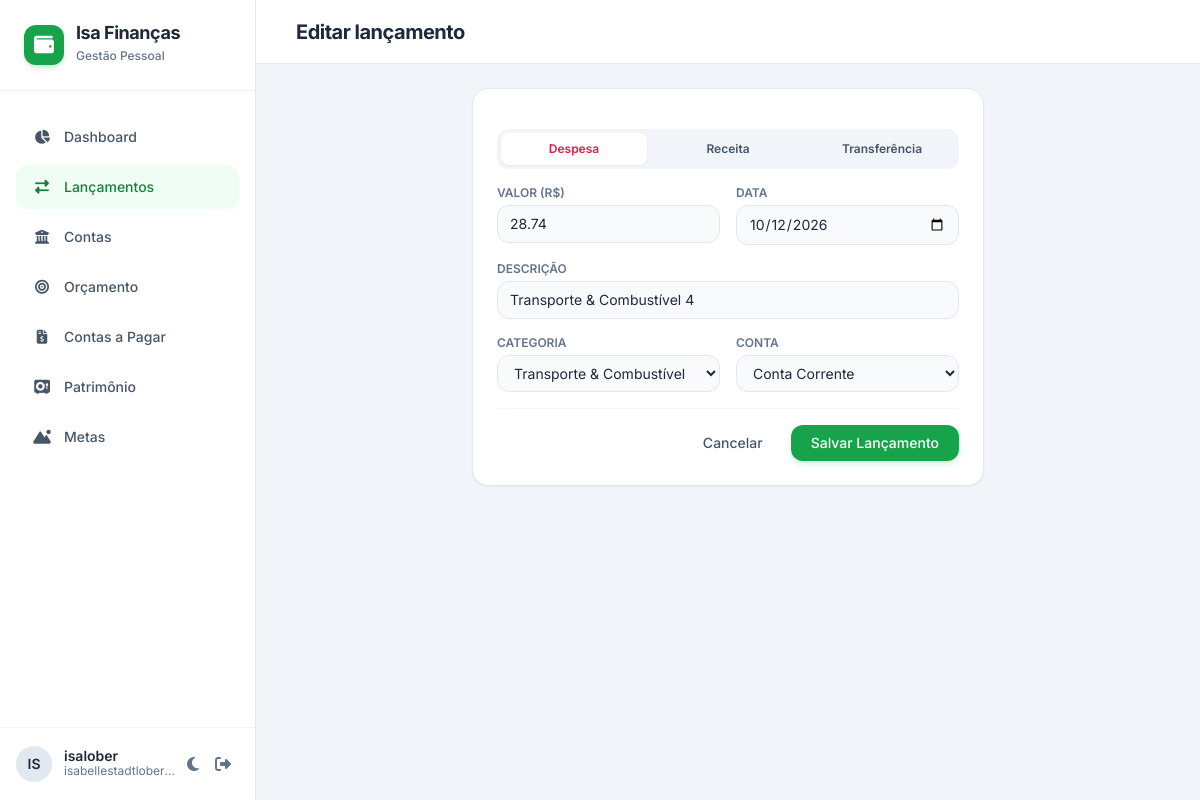
Page /lancamentos/370/editar/ (signed in) on the committed database.
### apps/lancamentos/models.py (models this page shows, shortened)
class Lancamento(models.Model):
    class Tipo(models.TextChoices):
        RECEITA = "receita", "Receita"
        DESPESA = "despesa", "Despesa"
        TRANSFERENCIA = "transferencia", "Transferência"
    tipo = models.CharField(max_length=15, choices=Tipo.choices)
    valor = models.DecimalField(
        max_digits=14, decimal_places=2, validators=[MinValueValidator(Decimal("0.01"))]
    )
    data = models.DateField(default=date.today)
    descricao = models.CharField(max_length=255, blank=True)
    conta = models.ForeignKey("contas.Conta", on_delete=models.PROTECT, related_name="lancamentos")
    conta_destino = models.ForeignKey(
        "contas.Conta",
        null=True,
        blank=True,
        on_delete=models.PROTECT,
        related_name="transferencias_recebidas",
    )
    categoria = models.ForeignKey(Categoria, null=True, blank=True, on_delete=models.PROTECT)
    class Meta:
        ordering = ["-data", "-id"]
        indexes = [
            models.Index(fields=["data"], name="idx_lanc_data"),
            models.Index(fields=["categoria", "data"], name="idx_lanc_cat_data"),
        ]
        constraints = [
            models.CheckConstraint(condition=models.Q(valor__gt=0), name="ck_lanc_valor_positivo")
        ]

### apps/lancamentos/views.py (the view)
# urls.py: path("<int:pk>/editar/", views.editar, name="editar"),
@login_required
def editar(request, pk):
    obj = get_object_or_404(Lancamento, pk=pk)
    form = LancamentoForm(request.POST or None, instance=obj)
    if request.method == "POST" and form.is_valid():
        form.save()
        messages.success(request, "Lançamento atualizado.")
        return redirect("lancamentos:lista")
    return render(
        request,
        "lancamentos/form.html",
        {"form": form, "titulo": "Editar lançamento", "categorias_json": _categorias_json()},
    )

### apps/lancamentos/forms.py (shortened to what this page needs)
class LancamentoForm(forms.ModelForm):
    class Meta:
        model = Lancamento
        fields = ["tipo", "valor", "data", "descricao", "conta", "conta_destino", "categoria"]
        widgets = {"data": forms.DateInput(attrs={"type": "date"}, format="%Y-%m-%d")}
    def __init__(self, *args, **kwargs):
        super().__init__(*args, **kwargs)
        self.fields["data"].input_formats = FORMATOS_DATA
        self.fields["conta"].queryset = Conta.objects.filter(ativa=True)
        self.fields["conta_destino"].queryset = Conta.objects.filter(ativa=True)
        self.fields["conta"].label = "Conta"
        self.fields["conta_destino"].label = "Conta de destino"
        self.fields["valor"].widget.attrs["placeholder"] = "0,00"
        self.fields["descricao"].widget.attrs["placeholder"] = "Ex: Supermercado Extra"
        estilizar(self)

### apps/contas/models.py (called while the page is built)
    def __str__(self):
        return self.nome

### apps/lancamentos/forms.py (called while the page is built)
def estilizar(form):
    for campo in form.fields.values():
        campo.widget.attrs["class"] = CLASSE_CAMPO

### apps/lancamentos/models.py (called while the page is built)
    def __str__(self):
        return self.nome

### apps/lancamentos/views.py (called while the page is built)
def _categorias_json():
    return [{"id": c.pk, "nome": c.nome, "tipo": c.tipo} for c in Categoria.objects.all()]

### templates/lancamentos/form.html (shortened to what this page needs)
{% extends "base.html" %}
{% block h1 %}{{ titulo }}{% endblock %}
{% block content %}
<form method="post" class="max-w-lg mx-auto bg-white dark:bg-slate-800 rounded-2xl border border-slate-200 dark:border-slate-700 shadow-sm p-6 space-y-4">
  <div class="grid grid-cols-3 gap-2 p-1 bg-slate-100 dark:bg-slate-900 rounded-xl">
    <button type="button" data-tipo="despesa">Despesa</button>
    <button type="button" data-tipo="receita">Receita</button>
    <button type="button" data-tipo="transferencia">Transferência</button>
  </div>
  <div class="grid grid-cols-1 sm:grid-cols-2 gap-4">
    {% include "partials/campo.html" with campo=form.valor rotulo="Valor (R$)" %}
    {% include "partials/campo.html" with campo=form.data rotulo="Data" %}
  </div>
  {% include "partials/campo.html" with campo=form.descricao rotulo="Descrição" %}
  <div class="grid grid-cols-1 sm:grid-cols-2 gap-4">
    {% include "partials/campo.html" with campo=form.categoria rotulo="Categoria" %}
    {% include "partials/campo.html" with campo=form.conta rotulo="Conta" %}
  </div>
  <div class="flex justify-end space-x-3 pt-4 border-t border-slate-100 dark:border-slate-700/50">
    <a href="{% url 'lancamentos:lista' %}" class="px-4 py-2 rounded-xl text-sm font-medium text-slate-600 dark:text-slate-400 hover:bg-slate-100 dark:hover:bg-slate-700 transition-colors">Cancelar</a>
    <button type="submit" class="px-5 py-2 rounded-xl text-sm font-medium bg-brand-600 hover:bg-brand-700 text-white shadow-md shadow-brand-500/20 transition-colors">Salvar Lançamento</button>
  </div>
</form>
{% endblock %}

### templates/base.html (shortened to what this page needs)
<!DOCTYPE html>
<html lang="pt-BR" class="h-full">
<head>
  {% include "partials/head.html" %}
</head>
<body class="h-full bg-slate-100 dark:bg-slate-900 text-slate-800 dark:text-slate-100 transition-colors duration-200 flex flex-col overflow-hidden">
<div class="flex h-full w-full overflow-hidden">
  <aside id="sidebar" class="w-64 bg-white dark:bg-slate-800 border-r border-slate-200 dark:border-slate-700 flex flex-col z-20 transition-transform duration-300 -translate-x-full md:translate-x-0 absolute md:relative h-full">
    <div class="p-6 border-b border-slate-100 dark:border-slate-700/50 flex items-center justify-between">
      <div class="flex items-center space-x-3">
        <div class="w-10 h-10 rounded-xl bg-brand-600 text-white flex items-center justify-center font-bold text-xl shadow-md shadow-brand-500/20">
          <i class="fa-solid fa-wallet"></i>
        </div>
        <div>
          <h1 class="font-bold text-lg tracking-tight leading-none">Isa Finanças</h1>
          <span class="text-xs text-slate-500 dark:text-slate-400 font-medium">Gestão Pessoal</span>
        </div>
      </div>
    </div>
    <nav class="flex-1 px-4 py-6 space-y-1.5 overflow-y-auto custom-scrollbar">
      <a href="{% url 'dashboard' %}"
         class="flex items-center space-x-3 px-4 py-3 rounded-xl text-sm font-medium transition-colors {% if request.resolver_match.url_name == 'dashboard' %}bg-brand-50 text-brand-700 dark:bg-brand-950/40 dark:text-brand-400{% else %}text-slate-600 dark:text-slate-400 hover:bg-slate-50 dark:hover:bg-slate-700/50{% endif %}">
        <i class="fa-solid fa-chart-pie w-5 text-center"></i><span>Dashboard</span>
      </a>
      <a href="{% url 'lancamentos:lista' %}"
         class="flex items-center space-x-3 px-4 py-3 rounded-xl text-sm font-medium transition-colors {% if request.resolver_match.app_name == 'lancamentos' %}bg-brand-50 text-brand-700 dark:bg-brand-950/40 dark:text-brand-400{% else %}text-slate-600 dark:text-slate-400 hover:bg-slate-50 dark:hover:bg-slate-700/50{% endif %}">
        <i class="fa-solid fa-right-left w-5 text-center"></i><span>Lançamentos</span>
      </a>
      <a href="{% url 'contas:lista' %}"
         class="flex items-center space-x-3 px-4 py-3 rounded-xl text-sm font-medium transition-colors {% if request.resolver_match.app_name == 'contas' %}bg-brand-50 text-brand-700 dark:bg-brand-950/40 dark:text-brand-400{% else %}text-slate-600 dark:text-slate-400 hover:bg-slate-50 dark:hover:bg-slate-700/50{% endif %}">
        <i class="fa-solid fa-building-columns w-5 text-center"></i><span>Contas</span>
      </a>
      <a href="{% url 'orcamento:lista' %}"
         class="flex items-center space-x-3 px-4 py-3 rounded-xl text-sm font-medium transition-colors {% if request.resolver_match.app_name == 'orcamento' %}bg-brand-50 text-brand-700 dark:bg-brand-950/40 dark:text-brand-400{% else %}text-slate-600 dark:text-slate-400 hover:bg-slate-50 dark:hover:bg-slate-700/50{% endif %}">
        <i class="fa-solid fa-bullseye w-5 text-center"></i><span>Orçamento</span>
      </a>
      <a href="{% url 'pagar:lista' %}"
         class="flex items-center space-x-3 px-4 py-3 rounded-xl text-sm font-medium transition-colors {% if request.resolver_match.app_name == 'pagar' %}bg-brand-50 text-brand-700 dark:bg-brand-950/40 dark:text-brand-400{% else %}text-slate-600 dark:text-slate-400 hover:bg-slate-50 dark:hover:bg-slate-700/50{% endif %}">
        <i class="fa-solid fa-file-invoice-dollar w-5 text-center"></i><span>Contas a Pagar</span>
      </a>
      <a href="{% url 'patrimonio:index' %}"
         class="flex items-center space-x-3 px-4 py-3 rounded-xl text-sm font-medium transition-colors {% if request.resolver_match.app_name == 'patrimonio' %}bg-brand-50 text-brand-700 dark:bg-brand-950/40 dark:text-brand-400{% else %}text-slate-600 dark:text-slate-400 hover:bg-slate-50 dark:hover:bg-slate-700/50{% endif %}">
        <i class="fa-solid fa-vault w-5 text-center"></i><span>Patrimônio</span>
      </a>
      <a href="{% url 'metas:lista' %}"
         class="flex items-center space-x-3 px-4 py-3 rounded-xl text-sm font-medium transition-colors {% if request.resolver_match.app_name == 'metas' %}bg-brand-50 text-brand-700 dark:bg-brand-950/40 dark:text-brand-400{% else %}text-slate-600 dark:text-slate-400 hover:bg-slate-50 dark:hover:bg-slate-700/50{% endif %}">
        <i class="fa-solid fa-mountain-sun w-5 text-center"></i><span>Metas</span>
      </a>
    </nav>
    <div class="p-4 border-t border-slate-100 dark:border-slate-700/50 flex items-center justify-between">
      <div class="flex items-center space-x-3 min-w-0">
        <div class="w-9 h-9 shrink-0 rounded-full bg-slate-200 dark:bg-slate-700 flex items-center justify-center font-semibold text-sm">
          {{ request.user.username|slice:":2"|upper }}
        </div>
        <div class="min-w-0">
          <p class="text-sm font-semibold leading-none truncate">{{ request.user.get_full_name|default:request.user.username }}</p>
          <span class="text-xs text-slate-500 dark:text-slate-400 block truncate">{{ request.user.email|default:"sem e-mail" }}</span>
        </div>
      </div>
      <div class="flex items-center">
        <button onclick="toggleDarkMode()" class="p-2 rounded-lg text-slate-500 hover:bg-slate-100 dark:hover:bg-slate-700 transition-colors" title="Alternar tema">
          <i id="theme-icon" class="fa-solid fa-moon"></i>
        </button>
        <form method="post" action="{% url 'logout' %}">
          <button type="submit" class="p-2 rounded-lg text-slate-500 hover:bg-slate-100 dark:hover:bg-slate-700 transition-colors" title="Sair">
            <i class="fa-solid fa-right-from-bracket"></i>
          </button>
        </form>
      </div>
    </div>
  </aside>
  <main class="flex-1 flex flex-col h-full overflow-hidden relative">
    <header class="bg-white dark:bg-slate-800 border-b border-slate-200 dark:border-slate-700 h-16 px-6 flex items-center justify-between shrink-0 z-10">
      <div class="flex items-center space-x-4">
        <h2 class="text-xl font-bold tracking-tight">{% block h1 %}{% endblock %}</h2>
      </div>
    </header>
    <div class="flex-1 overflow-y-auto custom-scrollbar p-6 bg-slate-100 dark:bg-slate-900">
      {% block content %}{% endblock %}
    </div>
  </main>
</div>
</body>
</html>

### templates/partials/campo.html (shortened to what this page needs)
<div data-campo="{{ campo.name }}">
  <label for="{{ campo.id_for_label }}" class="block text-xs font-semibold text-slate-500 uppercase mb-1">{{ rotulo|default:campo.label }}</label>
  {{ campo }}
</div>

### templates/partials/head.html (style rules this page uses)
body { font-family: 'Inter', sans-serif; }

### rows in the picture
Lancamento: valor "28.74", data "10/12/2026", descricao "Transporte & Combustível 4", categoria "Transporte & Combustível", conta "Conta Corrente"

### other values in the picture
{{ request.user.username|slice:":2"|upper }} "IS"
{{ request.user.get_full_name|default:request.user.username }} "isalober"
{{ request.user.email|default:"sem e-mail" }} "isabellestadtlober…"
{{ titulo }} "Editar lançamento"
{{ rotulo|default:campo.label }} "VALOR (R$) DATA DESCRIÇÃO CATEGORIA"
